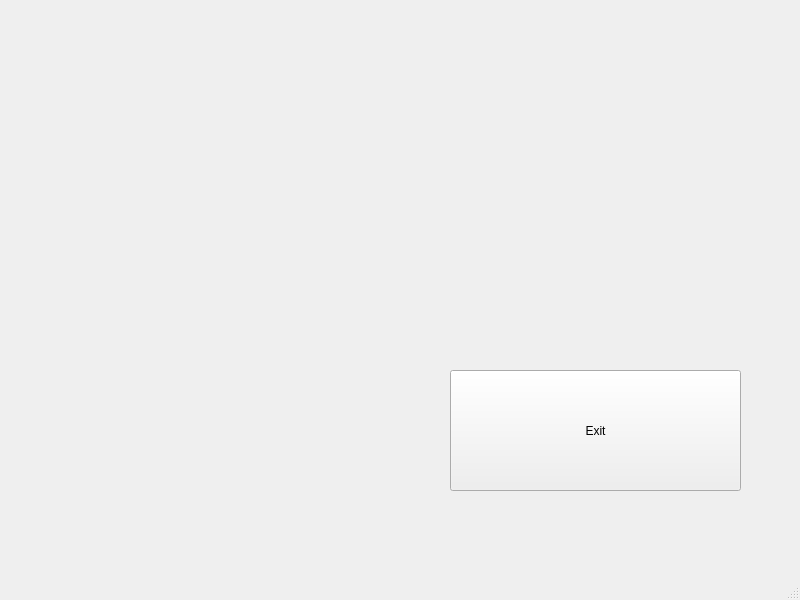
<?xml version="1.0" encoding="UTF-8"?>
<ui version="4.0">
 <class>MainWindow</class>
 <widget class="QMainWindow" name="MainWindow">
  <property name="geometry">
   <rect>
    <x>0</x>
    <y>0</y>
    <width>800</width>
    <height>600</height>
   </rect>
  </property>
  <property name="windowTitle">
   <string>MainWindow</string>
  </property>
  <widget class="QWidget" name="centralwidget">
   <widget class="QPushButton" name="btn_exit">
    <property name="geometry">
     <rect>
      <x>450</x>
      <y>370</y>
      <width>291</width>
      <height>121</height>
     </rect>
    </property>
    <property name="text">
     <string>Exit</string>
    </property>
   </widget>
  </widget>
  <widget class="QMenuBar" name="menubar">
   <property name="geometry">
    <rect>
     <x>0</x>
     <y>0</y>
     <width>800</width>
     <height>21</height>
    </rect>
   </property>
  </widget>
  <widget class="QStatusBar" name="statusbar"/>
 </widget>
 <resources/>
 <connections/>
</ui>
